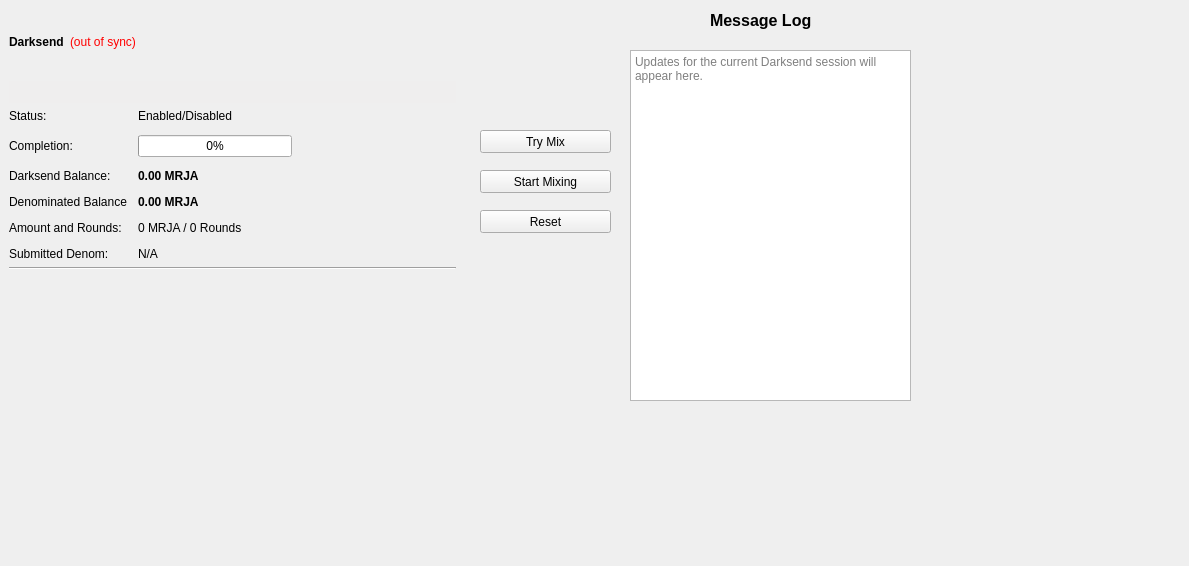
<?xml version="1.0" encoding="UTF-8"?>
<ui version="4.0">
 <class>DarksendPage</class>
 <widget class="QWidget" name="DarksendPage">
  <property name="geometry">
   <rect>
    <x>0</x>
    <y>0</y>
    <width>1189</width>
    <height>566</height>
   </rect>
  </property>
  <property name="windowTitle">
   <string>Form</string>
  </property>
  <widget class="QFrame" name="frameDarksend">
   <property name="geometry">
    <rect>
     <x>0</x>
     <y>0</y>
     <width>465</width>
     <height>350</height>
    </rect>
   </property>
   <property name="sizePolicy">
    <sizepolicy hsizetype="Expanding" vsizetype="Expanding">
     <horstretch>0</horstretch>
     <verstretch>0</verstretch>
    </sizepolicy>
   </property>
   <property name="minimumSize">
    <size>
     <width>0</width>
     <height>350</height>
    </size>
   </property>
   <property name="layoutDirection">
    <enum>Qt::LeftToRight</enum>
   </property>
   <property name="frameShape">
    <enum>QFrame::NoFrame</enum>
   </property>
   <property name="frameShadow">
    <enum>QFrame::Raised</enum>
   </property>
   <layout class="QVBoxLayout" name="verticalLayout_5">
    <item>
     <layout class="QHBoxLayout" name="horizontalLayout_5">
      <item>
       <widget class="QLabel" name="label_2">
        <property name="font">
         <font>
          <weight>75</weight>
          <bold>true</bold>
         </font>
        </property>
        <property name="text">
         <string>Darksend</string>
        </property>
       </widget>
      </item>
      <item>
       <widget class="QLabel" name="labelDarksendSyncStatus">
        <property name="toolTip">
         <string>The displayed information may be out of date. Your wallet automatically synchronizes with the Ganjaproject network after a connection is established, but this process has not completed yet.</string>
        </property>
        <property name="styleSheet">
         <string notr="true">QLabel { color: red; }</string>
        </property>
        <property name="text">
         <string notr="true">(out of sync)</string>
        </property>
        <property name="alignment">
         <set>Qt::AlignLeading|Qt::AlignLeft|Qt::AlignVCenter</set>
        </property>
       </widget>
      </item>
      <item>
       <spacer name="horizontalSpacer_4">
        <property name="orientation">
         <enum>Qt::Horizontal</enum>
        </property>
        <property name="sizeHint" stdset="0">
         <size>
          <width>40</width>
          <height>20</height>
         </size>
        </property>
       </spacer>
      </item>
     </layout>
    </item>
    <item>
     <widget class="QPushButton" name="runAutoDenom">
      <property name="palette">
       <palette>
        <active>
         <colorrole role="WindowText">
          <brush brushstyle="SolidPattern">
           <color alpha="255">
            <red>0</red>
            <green>0</green>
            <blue>0</blue>
           </color>
          </brush>
         </colorrole>
         <colorrole role="Button">
          <brush brushstyle="SolidPattern">
           <color alpha="255">
            <red>239</red>
            <green>238</green>
            <blue>238</blue>
           </color>
          </brush>
         </colorrole>
         <colorrole role="Light">
          <brush brushstyle="SolidPattern">
           <color alpha="255">
            <red>255</red>
            <green>255</green>
            <blue>255</blue>
           </color>
          </brush>
         </colorrole>
         <colorrole role="Midlight">
          <brush brushstyle="SolidPattern">
           <color alpha="255">
            <red>247</red>
            <green>246</green>
            <blue>246</blue>
           </color>
          </brush>
         </colorrole>
         <colorrole role="Dark">
          <brush brushstyle="SolidPattern">
           <color alpha="255">
            <red>119</red>
            <green>119</green>
            <blue>119</blue>
           </color>
          </brush>
         </colorrole>
         <colorrole role="Mid">
          <brush brushstyle="SolidPattern">
           <color alpha="255">
            <red>159</red>
            <green>159</green>
            <blue>159</blue>
           </color>
          </brush>
         </colorrole>
         <colorrole role="Text">
          <brush brushstyle="SolidPattern">
           <color alpha="255">
            <red>0</red>
            <green>0</green>
            <blue>0</blue>
           </color>
          </brush>
         </colorrole>
         <colorrole role="BrightText">
          <brush brushstyle="SolidPattern">
           <color alpha="255">
            <red>255</red>
            <green>255</green>
            <blue>255</blue>
           </color>
          </brush>
         </colorrole>
         <colorrole role="ButtonText">
          <brush brushstyle="SolidPattern">
           <color alpha="255">
            <red>0</red>
            <green>0</green>
            <blue>0</blue>
           </color>
          </brush>
         </colorrole>
         <colorrole role="Base">
          <brush brushstyle="SolidPattern">
           <color alpha="255">
            <red>255</red>
            <green>255</green>
            <blue>255</blue>
           </color>
          </brush>
         </colorrole>
         <colorrole role="Window">
          <brush brushstyle="SolidPattern">
           <color alpha="255">
            <red>239</red>
            <green>238</green>
            <blue>238</blue>
           </color>
          </brush>
         </colorrole>
         <colorrole role="Shadow">
          <brush brushstyle="SolidPattern">
           <color alpha="255">
            <red>0</red>
            <green>0</green>
            <blue>0</blue>
           </color>
          </brush>
         </colorrole>
         <colorrole role="AlternateBase">
          <brush brushstyle="SolidPattern">
           <color alpha="255">
            <red>247</red>
            <green>246</green>
            <blue>246</blue>
           </color>
          </brush>
         </colorrole>
         <colorrole role="ToolTipBase">
          <brush brushstyle="SolidPattern">
           <color alpha="255">
            <red>255</red>
            <green>255</green>
            <blue>220</blue>
           </color>
          </brush>
         </colorrole>
         <colorrole role="ToolTipText">
          <brush brushstyle="SolidPattern">
           <color alpha="255">
            <red>0</red>
            <green>0</green>
            <blue>0</blue>
           </color>
          </brush>
         </colorrole>
        </active>
        <inactive>
         <colorrole role="WindowText">
          <brush brushstyle="SolidPattern">
           <color alpha="255">
            <red>0</red>
            <green>0</green>
            <blue>0</blue>
           </color>
          </brush>
         </colorrole>
         <colorrole role="Button">
          <brush brushstyle="SolidPattern">
           <color alpha="255">
            <red>239</red>
            <green>238</green>
            <blue>238</blue>
           </color>
          </brush>
         </colorrole>
         <colorrole role="Light">
          <brush brushstyle="SolidPattern">
           <color alpha="255">
            <red>255</red>
            <green>255</green>
            <blue>255</blue>
           </color>
          </brush>
         </colorrole>
         <colorrole role="Midlight">
          <brush brushstyle="SolidPattern">
           <color alpha="255">
            <red>247</red>
            <green>246</green>
            <blue>246</blue>
           </color>
          </brush>
         </colorrole>
         <colorrole role="Dark">
          <brush brushstyle="SolidPattern">
           <color alpha="255">
            <red>119</red>
            <green>119</green>
            <blue>119</blue>
           </color>
          </brush>
         </colorrole>
         <colorrole role="Mid">
          <brush brushstyle="SolidPattern">
           <color alpha="255">
            <red>159</red>
            <green>159</green>
            <blue>159</blue>
           </color>
          </brush>
         </colorrole>
         <colorrole role="Text">
          <brush brushstyle="SolidPattern">
           <color alpha="255">
            <red>0</red>
            <green>0</green>
            <blue>0</blue>
           </color>
          </brush>
         </colorrole>
         <colorrole role="BrightText">
          <brush brushstyle="SolidPattern">
           <color alpha="255">
            <red>255</red>
            <green>255</green>
            <blue>255</blue>
           </color>
          </brush>
         </colorrole>
         <colorrole role="ButtonText">
          <brush brushstyle="SolidPattern">
           <color alpha="255">
            <red>0</red>
            <green>0</green>
            <blue>0</blue>
           </color>
          </brush>
         </colorrole>
         <colorrole role="Base">
          <brush brushstyle="SolidPattern">
           <color alpha="255">
            <red>255</red>
            <green>255</green>
            <blue>255</blue>
           </color>
          </brush>
         </colorrole>
         <colorrole role="Window">
          <brush brushstyle="SolidPattern">
           <color alpha="255">
            <red>239</red>
            <green>238</green>
            <blue>238</blue>
           </color>
          </brush>
         </colorrole>
         <colorrole role="Shadow">
          <brush brushstyle="SolidPattern">
           <color alpha="255">
            <red>0</red>
            <green>0</green>
            <blue>0</blue>
           </color>
          </brush>
         </colorrole>
         <colorrole role="AlternateBase">
          <brush brushstyle="SolidPattern">
           <color alpha="255">
            <red>247</red>
            <green>246</green>
            <blue>246</blue>
           </color>
          </brush>
         </colorrole>
         <colorrole role="ToolTipBase">
          <brush brushstyle="SolidPattern">
           <color alpha="255">
            <red>255</red>
            <green>255</green>
            <blue>220</blue>
           </color>
          </brush>
         </colorrole>
         <colorrole role="ToolTipText">
          <brush brushstyle="SolidPattern">
           <color alpha="255">
            <red>0</red>
            <green>0</green>
            <blue>0</blue>
           </color>
          </brush>
         </colorrole>
        </inactive>
        <disabled>
         <colorrole role="WindowText">
          <brush brushstyle="SolidPattern">
           <color alpha="255">
            <red>119</red>
            <green>119</green>
            <blue>119</blue>
           </color>
          </brush>
         </colorrole>
         <colorrole role="Button">
          <brush brushstyle="SolidPattern">
           <color alpha="255">
            <red>239</red>
            <green>238</green>
            <blue>238</blue>
           </color>
          </brush>
         </colorrole>
         <colorrole role="Light">
          <brush brushstyle="SolidPattern">
           <color alpha="255">
            <red>255</red>
            <green>255</green>
            <blue>255</blue>
           </color>
          </brush>
         </colorrole>
         <colorrole role="Midlight">
          <brush brushstyle="SolidPattern">
           <color alpha="255">
            <red>247</red>
            <green>246</green>
            <blue>246</blue>
           </color>
          </brush>
         </colorrole>
         <colorrole role="Dark">
          <brush brushstyle="SolidPattern">
           <color alpha="255">
            <red>119</red>
            <green>119</green>
            <blue>119</blue>
           </color>
          </brush>
         </colorrole>
         <colorrole role="Mid">
          <brush brushstyle="SolidPattern">
           <color alpha="255">
            <red>159</red>
            <green>159</green>
            <blue>159</blue>
           </color>
          </brush>
         </colorrole>
         <colorrole role="Text">
          <brush brushstyle="SolidPattern">
           <color alpha="255">
            <red>119</red>
            <green>119</green>
            <blue>119</blue>
           </color>
          </brush>
         </colorrole>
         <colorrole role="BrightText">
          <brush brushstyle="SolidPattern">
           <color alpha="255">
            <red>255</red>
            <green>255</green>
            <blue>255</blue>
           </color>
          </brush>
         </colorrole>
         <colorrole role="ButtonText">
          <brush brushstyle="SolidPattern">
           <color alpha="255">
            <red>119</red>
            <green>119</green>
            <blue>119</blue>
           </color>
          </brush>
         </colorrole>
         <colorrole role="Base">
          <brush brushstyle="SolidPattern">
           <color alpha="255">
            <red>239</red>
            <green>238</green>
            <blue>238</blue>
           </color>
          </brush>
         </colorrole>
         <colorrole role="Window">
          <brush brushstyle="SolidPattern">
           <color alpha="255">
            <red>239</red>
            <green>238</green>
            <blue>238</blue>
           </color>
          </brush>
         </colorrole>
         <colorrole role="Shadow">
          <brush brushstyle="SolidPattern">
           <color alpha="255">
            <red>0</red>
            <green>0</green>
            <blue>0</blue>
           </color>
          </brush>
         </colorrole>
         <colorrole role="AlternateBase">
          <brush brushstyle="SolidPattern">
           <color alpha="255">
            <red>239</red>
            <green>238</green>
            <blue>238</blue>
           </color>
          </brush>
         </colorrole>
         <colorrole role="ToolTipBase">
          <brush brushstyle="SolidPattern">
           <color alpha="255">
            <red>255</red>
            <green>255</green>
            <blue>220</blue>
           </color>
          </brush>
         </colorrole>
         <colorrole role="ToolTipText">
          <brush brushstyle="SolidPattern">
           <color alpha="255">
            <red>0</red>
            <green>0</green>
            <blue>0</blue>
           </color>
          </brush>
         </colorrole>
        </disabled>
       </palette>
      </property>
      <property name="focusPolicy">
       <enum>Qt::NoFocus</enum>
      </property>
      <property name="autoFillBackground">
       <bool>true</bool>
      </property>
      <property name="text">
       <string/>
      </property>
      <property name="flat">
       <bool>true</bool>
      </property>
     </widget>
    </item>
    <item>
     <layout class="QFormLayout" name="formLayout">
      <property name="fieldGrowthPolicy">
       <enum>QFormLayout::AllNonFixedFieldsGrow</enum>
      </property>
      <property name="horizontalSpacing">
       <number>11</number>
      </property>
      <property name="verticalSpacing">
       <number>12</number>
      </property>
      <item row="0" column="0">
       <widget class="QLabel" name="label_6">
        <property name="text">
         <string>Status:</string>
        </property>
       </widget>
      </item>
      <item row="0" column="1">
       <widget class="QLabel" name="darksendEnabled">
        <property name="text">
         <string>Enabled/Disabled</string>
        </property>
       </widget>
      </item>
      <item row="1" column="0">
       <widget class="QLabel" name="label_7">
        <property name="text">
         <string>Completion:</string>
        </property>
       </widget>
      </item>
      <item row="1" column="1">
       <widget class="QProgressBar" name="darksendProgress">
        <property name="maximumSize">
         <size>
          <width>154</width>
          <height>16777215</height>
         </size>
        </property>
        <property name="value">
         <number>0</number>
        </property>
       </widget>
      </item>
      <item row="4" column="0">
       <widget class="QLabel" name="denominatedBalanceLabel">
        <property name="text">
         <string>Denominated Balance</string>
        </property>
       </widget>
      </item>
      <item row="4" column="1">
       <widget class="QLabel" name="denominatedBalanceValue">
        <property name="font">
         <font>
          <weight>75</weight>
          <bold>true</bold>
         </font>
        </property>
        <property name="text">
         <string>0.00 MRJA</string>
        </property>
       </widget>
      </item>
      <item row="5" column="0">
       <widget class="QLabel" name="label_8">
        <property name="text">
         <string>Amount and Rounds:</string>
        </property>
       </widget>
      </item>
      <item row="5" column="1">
       <widget class="QLabel" name="labelAmountRounds">
        <property name="text">
         <string>0 MRJA / 0 Rounds</string>
        </property>
       </widget>
      </item>
      <item row="6" column="0">
       <widget class="QLabel" name="label_9">
        <property name="text">
         <string>Submitted Denom:</string>
        </property>
       </widget>
      </item>
      <item row="6" column="1">
       <widget class="QLabel" name="labelSubmittedDenom">
        <property name="toolTip">
         <string>The denominations you submitted to the Masternode.&lt;br&gt;To mix, other users must submit the exact same denominations.</string>
        </property>
        <property name="text">
         <string>N/A</string>
        </property>
       </widget>
      </item>
      <item row="3" column="0">
       <widget class="QLabel" name="labelAnonymizedText">
        <property name="text">
         <string>Darksend Balance:</string>
        </property>
       </widget>
      </item>
      <item row="3" column="1">
       <widget class="QLabel" name="labelAnonymized">
        <property name="font">
         <font>
          <weight>75</weight>
          <bold>true</bold>
         </font>
        </property>
        <property name="text">
         <string notr="true">0.00 MRJA</string>
        </property>
       </widget>
      </item>
     </layout>
    </item>
    <item>
     <widget class="Line" name="lineLastMessage">
      <property name="orientation">
       <enum>Qt::Horizontal</enum>
      </property>
     </widget>
    </item>
    <item>
     <widget class="QLabel" name="darksendStatus">
      <property name="minimumSize">
       <size>
        <width>288</width>
        <height>43</height>
       </size>
      </property>
      <property name="text">
       <string/>
      </property>
      <property name="alignment">
       <set>Qt::AlignLeading|Qt::AlignLeft|Qt::AlignTop</set>
      </property>
      <property name="wordWrap">
       <bool>true</bool>
      </property>
     </widget>
    </item>
   </layout>
  </widget>
  <widget class="QPushButton" name="darksendAuto">
   <property name="geometry">
    <rect>
     <x>480</x>
     <y>130</y>
     <width>131</width>
     <height>23</height>
    </rect>
   </property>
   <property name="sizePolicy">
    <sizepolicy hsizetype="MinimumExpanding" vsizetype="Fixed">
     <horstretch>0</horstretch>
     <verstretch>0</verstretch>
    </sizepolicy>
   </property>
   <property name="toolTip">
    <string>Try to manually submit a Darksend request.</string>
   </property>
   <property name="text">
    <string>Try Mix</string>
   </property>
  </widget>
  <widget class="QPushButton" name="toggleDarksend">
   <property name="geometry">
    <rect>
     <x>480</x>
     <y>170</y>
     <width>131</width>
     <height>23</height>
    </rect>
   </property>
   <property name="sizePolicy">
    <sizepolicy hsizetype="MinimumExpanding" vsizetype="Fixed">
     <horstretch>0</horstretch>
     <verstretch>0</verstretch>
    </sizepolicy>
   </property>
   <property name="text">
    <string>Start Mixing</string>
   </property>
  </widget>
  <widget class="QPushButton" name="darksendReset">
   <property name="geometry">
    <rect>
     <x>480</x>
     <y>210</y>
     <width>131</width>
     <height>23</height>
    </rect>
   </property>
   <property name="sizePolicy">
    <sizepolicy hsizetype="MinimumExpanding" vsizetype="Fixed">
     <horstretch>0</horstretch>
     <verstretch>0</verstretch>
    </sizepolicy>
   </property>
   <property name="toolTip">
    <string>Reset the current status of Darksend (can interrupt Darksend if it's in the process of Mixing, which can cost you money!)</string>
   </property>
   <property name="autoFillBackground">
    <bool>false</bool>
   </property>
   <property name="text">
    <string>Reset</string>
   </property>
  </widget>
  <widget class="QLabel" name="darksendMessageLog">
   <property name="geometry">
    <rect>
     <x>710</x>
     <y>10</y>
     <width>121</width>
     <height>20</height>
    </rect>
   </property>
   <property name="font">
    <font>
     <pointsize>12</pointsize>
     <weight>75</weight>
     <bold>true</bold>
    </font>
   </property>
   <property name="text">
    <string>Message Log</string>
   </property>
  </widget>
  <widget class="QTextEdit" name="messageLog">
   <property name="geometry">
    <rect>
     <x>630</x>
     <y>50</y>
     <width>281</width>
     <height>351</height>
    </rect>
   </property>
   <property name="undoRedoEnabled">
    <bool>false</bool>
   </property>
   <property name="readOnly">
    <bool>true</bool>
   </property>
   <property name="placeholderText">
    <string>Updates for the current Darksend session will appear here.</string>
   </property>
  </widget>
 </widget>
 <resources/>
 <connections/>
</ui>
